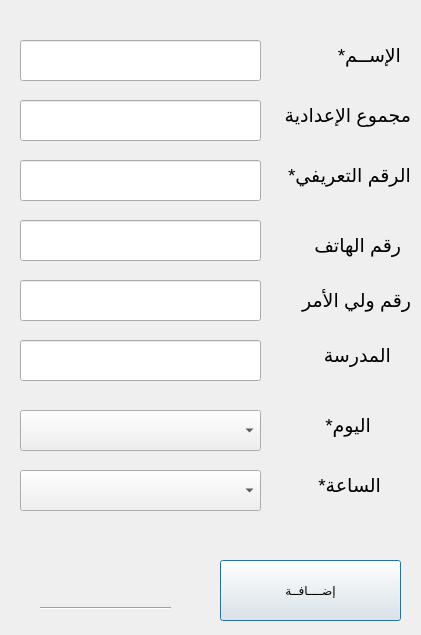
<?xml version="1.0" encoding="UTF-8"?>
<ui version="4.0">
 <class>Add</class>
 <widget class="QDialog" name="Add">
  <property name="geometry">
   <rect>
    <x>0</x>
    <y>0</y>
    <width>421</width>
    <height>635</height>
   </rect>
  </property>
  <property name="windowTitle">
   <string>إضافة طالب</string>
  </property>
  <widget class="QLabel" name="label">
   <property name="geometry">
    <rect>
     <x>320</x>
     <y>20</y>
     <width>81</width>
     <height>71</height>
    </rect>
   </property>
   <property name="font">
    <font>
     <family>MS Shell Dlg 2</family>
     <pointsize>14</pointsize>
    </font>
   </property>
   <property name="text">
    <string>الإســم*</string>
   </property>
  </widget>
  <widget class="QLabel" name="label_2">
   <property name="geometry">
    <rect>
     <x>260</x>
     <y>100</y>
     <width>151</width>
     <height>31</height>
    </rect>
   </property>
   <property name="font">
    <font>
     <pointsize>14</pointsize>
    </font>
   </property>
   <property name="text">
    <string>مجموع الإعدادية</string>
   </property>
  </widget>
  <widget class="QPushButton" name="pushButton">
   <property name="geometry">
    <rect>
     <x>220</x>
     <y>560</y>
     <width>181</width>
     <height>61</height>
    </rect>
   </property>
   <property name="text">
    <string>إضــــافــة</string>
   </property>
  </widget>
  <widget class="QLineEdit" name="lineEdit">
   <property name="geometry">
    <rect>
     <x>20</x>
     <y>40</y>
     <width>241</width>
     <height>41</height>
    </rect>
   </property>
  </widget>
  <widget class="QLineEdit" name="lineEdit_2">
   <property name="geometry">
    <rect>
     <x>20</x>
     <y>100</y>
     <width>241</width>
     <height>41</height>
    </rect>
   </property>
  </widget>
  <widget class="QLabel" name="label_3">
   <property name="geometry">
    <rect>
     <x>310</x>
     <y>390</y>
     <width>61</width>
     <height>71</height>
    </rect>
   </property>
   <property name="font">
    <font>
     <pointsize>14</pointsize>
    </font>
   </property>
   <property name="text">
    <string>اليوم*</string>
   </property>
  </widget>
  <widget class="QLabel" name="label_4">
   <property name="geometry">
    <rect>
     <x>300</x>
     <y>450</y>
     <width>81</width>
     <height>71</height>
    </rect>
   </property>
   <property name="font">
    <font>
     <pointsize>14</pointsize>
    </font>
   </property>
   <property name="text">
    <string>الساعة*</string>
   </property>
  </widget>
  <widget class="QComboBox" name="comboBox">
   <property name="geometry">
    <rect>
     <x>20</x>
     <y>410</y>
     <width>241</width>
     <height>41</height>
    </rect>
   </property>
  </widget>
  <widget class="QComboBox" name="comboBox_2">
   <property name="geometry">
    <rect>
     <x>20</x>
     <y>470</y>
     <width>241</width>
     <height>41</height>
    </rect>
   </property>
  </widget>
  <widget class="QLabel" name="label_5">
   <property name="geometry">
    <rect>
     <x>280</x>
     <y>140</y>
     <width>131</width>
     <height>71</height>
    </rect>
   </property>
   <property name="font">
    <font>
     <pointsize>14</pointsize>
    </font>
   </property>
   <property name="text">
    <string>الرقم التعريفي*</string>
   </property>
  </widget>
  <widget class="QLineEdit" name="lineEdit_3">
   <property name="geometry">
    <rect>
     <x>20</x>
     <y>160</y>
     <width>241</width>
     <height>41</height>
    </rect>
   </property>
  </widget>
  <widget class="Line" name="line">
   <property name="geometry">
    <rect>
     <x>40</x>
     <y>600</y>
     <width>131</width>
     <height>16</height>
    </rect>
   </property>
   <property name="orientation">
    <enum>Qt::Horizontal</enum>
   </property>
  </widget>
  <widget class="QLabel" name="label_6">
   <property name="geometry">
    <rect>
     <x>50</x>
     <y>580</y>
     <width>121</width>
     <height>21</height>
    </rect>
   </property>
   <property name="text">
    <string/>
   </property>
   <property name="alignment">
    <set>Qt::AlignCenter</set>
   </property>
  </widget>
  <widget class="QLabel" name="label_7">
   <property name="geometry">
    <rect>
     <x>310</x>
     <y>230</y>
     <width>91</width>
     <height>31</height>
    </rect>
   </property>
   <property name="font">
    <font>
     <pointsize>14</pointsize>
    </font>
   </property>
   <property name="text">
    <string>رقم الهاتف</string>
   </property>
  </widget>
  <widget class="QLabel" name="label_8">
   <property name="geometry">
    <rect>
     <x>290</x>
     <y>280</y>
     <width>121</width>
     <height>41</height>
    </rect>
   </property>
   <property name="font">
    <font>
     <pointsize>14</pointsize>
    </font>
   </property>
   <property name="text">
    <string>رقم ولي الأمر</string>
   </property>
  </widget>
  <widget class="QLabel" name="label_9">
   <property name="geometry">
    <rect>
     <x>310</x>
     <y>340</y>
     <width>81</width>
     <height>31</height>
    </rect>
   </property>
   <property name="font">
    <font>
     <pointsize>14</pointsize>
    </font>
   </property>
   <property name="text">
    <string>المدرسة</string>
   </property>
  </widget>
  <widget class="QLineEdit" name="lineEdit_4">
   <property name="geometry">
    <rect>
     <x>20</x>
     <y>220</y>
     <width>241</width>
     <height>41</height>
    </rect>
   </property>
  </widget>
  <widget class="QLineEdit" name="lineEdit_5">
   <property name="geometry">
    <rect>
     <x>20</x>
     <y>280</y>
     <width>241</width>
     <height>41</height>
    </rect>
   </property>
  </widget>
  <widget class="QLineEdit" name="lineEdit_6">
   <property name="geometry">
    <rect>
     <x>20</x>
     <y>340</y>
     <width>241</width>
     <height>41</height>
    </rect>
   </property>
   <property name="clearButtonEnabled">
    <bool>false</bool>
   </property>
  </widget>
 </widget>
 <resources/>
 <connections/>
</ui>
